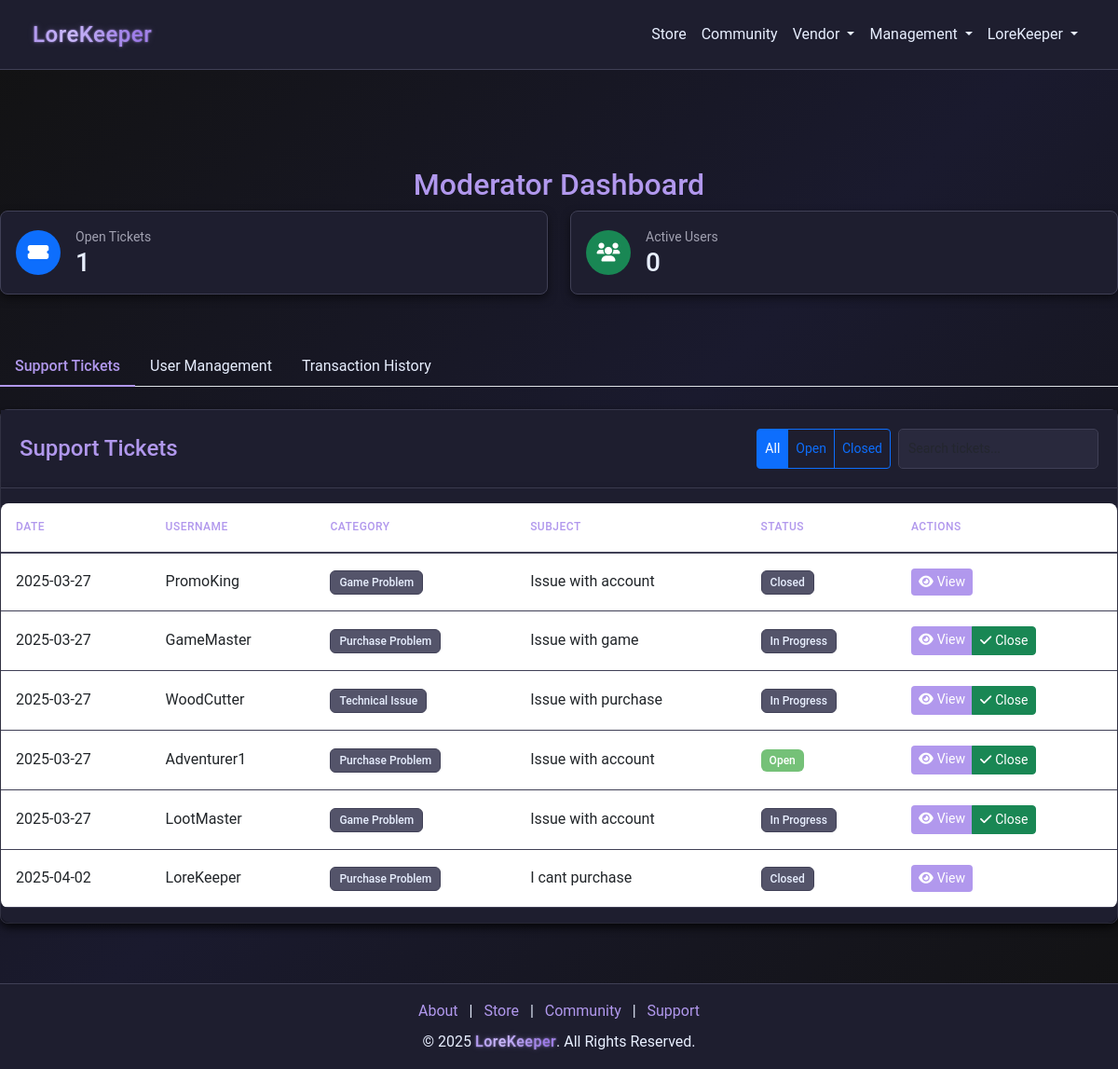
/moderator/dashboard (signed in), run on the app's committed database.
### models.py (models this page shows)
class SupportTicket(db.Model):
    __tablename__ = "support_tickets"
    id = db.Column(db.Integer, primary_key=True)
    user_id = db.Column(db.Integer, db.ForeignKey("users.id"), nullable=False)
    category = db.Column(db.String(100), nullable=False)
    subject = db.Column(db.String(100), nullable=False)
    message = db.Column(db.Text, nullable=False)
    status = db.Column(db.String(20), default="Open", index=True)
    created_at = db.Column(db.DateTime, default=datetime.utcnow)
    responses = db.relationship(
        "SupportTicketResponse",
        back_populates="ticket",
        lazy="dynamic",
        cascade="all, delete-orphan",
    )
    user = db.relationship("User", back_populates="tickets")

class User(db.Model):
    __tablename__ = "users"
    id = db.Column(db.Integer, primary_key=True)
    username = db.Column(db.String(64), nullable=False, index=True)
    email = db.Column(db.String(128), unique=True, nullable=False, index=True)
    password = db.Column(db.String(128), nullable=False)
    bio = db.Column(db.String(256), default="")
    privilege_id = db.Column(db.Integer, db.ForeignKey("privileges.id"), default=1)
    created_at = db.Column(db.DateTime, default=datetime.utcnow)
    status = db.Column(db.String(64), default="Active", index=True)
    balance = db.Column(db.Integer, default=0)
    pending_balance = db.Column(db.Integer, default=0)
    purchases = db.relationship(
        "Purchase", back_populates="user", lazy=True, cascade="all, delete-orphan"
    )
    subscription = db.relationship(
        "Subscription", back_populates="user", lazy=True, cascade="all, delete-orphan"
    )
    received_transactions = db.relationship(
        "Receipt", foreign_keys="Receipt.receiver_id", back_populates="receiver"
    )
    tickets = db.relationship("SupportTicket", back_populates="user")
    responses = db.relationship("SupportTicketResponse", back_populates="responder")
    balance_logs = db.relationship("TransactionLog", back_populates="user")
    game_states = db.relationship("GameState", back_populates="user")
    grindstone_items = db.relationship("GrindStoneItem", back_populates="user")
    community_posts = db.relationship("CommunityPost", back_populates="creator")
    community_replies = db.relationship("CommunityReply", back_populates="creator")

### app.py (the view)
@app.route("/moderator/dashboard", methods=["GET", "POST"])
@moderator_required
def moderator_dashboard():
    tickets = SupportTicket.query.all()
    return render_template(
        "moderator_dashboard.html",
        tickets=tickets,
        get_username_from_id=get_username_from_id,
    )

### app.py (called while the page is built)
@app.after_request
def add_header(response):
    response.headers["Cache-Control"] = "no-store"
    return response

@app.route("/get_username_from_id/<int:user_id>")
def get_username_from_id(user_id):
    user = User.query.filter_by(id=user_id).first()
    return user.username

@app.before_request
def before_request():
    try:
        if session.get("user_id"):
            session.permanent = True
        else:
            getCookie()
    except Exception:
        session.clear()

### wrappers.py (called while the page is built)
def moderator_required(f):
    @wraps(f)
    def decorated_function(*args, **kwargs):
        if not session.get("user_id"):
            flash("You must be logged in to access this page", "warning")
            return redirect(url_for("login"))
        if session.get("privilege_id") <= 998:
            flash("Moderator access required for this page", "warning")
            return redirect(url_for("home"))
        return f(*args, **kwargs)
    return decorated_function

### templates/moderator_dashboard.html (shortened to what this page needs)
{% extends "nav_footer_template.html" %}
{% block content %}
<div class="container mt-5 admin-dashboard">
    <h2 class="text-center" style="color: var(--accent-color);">Moderator Dashboard</h2>
    <div class="row mb-4">
        <div class="col-md-6">
            <div class="admin-card p-3">
                <div class="d-flex align-items-center">
                    <div class="stats-icon bg-primary">
                        <i class="fas fa-ticket-alt"></i>
                    </div>
                    <div class="ms-3">
                        <div class="small text-muted">Open Tickets</div>
                        <div class="h3 mb-0">{{ tickets|selectattr('status', 'eq', 'Open')|list|length }}</div>
                    </div>
                </div>
            </div>
        </div>
        <div class="col-md-6">
            <div class="admin-card p-3">
                <div class="d-flex align-items-center">
                    <div class="stats-icon bg-success">
                        <i class="fas fa-users"></i>
                    </div>
                    <div class="ms-3">
                        <div class="small text-muted">Active Users</div>
                        <div class="h3 mb-0">{{ users|selectattr('is_banned', 'eq', false)|list|length }}</div>
                    </div>
                </div>
            </div>
        </div>
    </div>
    <ul class="nav nav-tabs mb-4" id="moderatorTabs" role="tablist">
        <li class="nav-item">
            <a class="nav-link active" id="tickets-tab" data-bs-toggle="tab" href="#tickets" role="tab" style="color: var(--accent-color);">Support Tickets</a>
        </li>
        <li class="nav-item">
            <a class="nav-link" id="users-tab" data-bs-toggle="tab" href="#users" role="tab" style="color: var(--accent-color);">User Management</a>
        </li>
        <li class="nav-item">
            <a class="nav-link" id="transactions-tab" data-bs-toggle="tab" href="#transactions" role="tab" style="color: var(--accent-color);">Transaction History</a>
        </li>
    </ul>
    <div class="tab-content" id="moderatorTabContent">
        <div class="tab-pane fade show active" id="tickets" role="tabpanel">
            <div class="admin-card">
                <div class="card-header">
                    <div class="d-flex justify-content-between align-items-center">
                        <h5 class="card-title mb-0">Support Tickets</h5>
                        <div class="d-flex gap-2">
                            <div class="btn-group">
                                <button type="button" class="btn btn-sm btn-outline-primary active" onclick="filterTickets('all')">
                                    All
                                </button>
                                <button type="button" class="btn btn-sm btn-outline-primary" onclick="filterTickets('open')">
                                    Open
                                </button>
                                <button type="button" class="btn btn-sm btn-outline-primary" onclick="filterTickets('closed')">
                                    Closed
                                </button>
                            </div>
                            <input type="text" class="form-control form-control-sm" placeholder="Search tickets..." id="ticketSearch">
                        </div>
                    </div>
                </div>
                <div class="card-body p-0">
                    <div class="table-responsive">
                        <table class="table admin-table">
                            <thead>
                                <tr>
                                    <th>Date</th>
                                    <th>Username</th>
                                    <th>Category</th>
                                    <th>Subject</th>
                                    <th>Status</th>
                                    <th>Actions</th>
                                </tr>
                            </thead>
                            <tbody>
                                {% for ticket in tickets %}
                                <tr>
                                    <td>{{ ticket.created_at.strftime('%Y-%m-%d') }}</td>
                                    <td>{{ get_username_from_id(ticket.user_id) }}</td>
                                    <td>
                                        <span class="badge bg-secondary">{{ ticket.category }}</span>
                                    </td>
                                    <td>{{ ticket.subject }}</td>
                                    <td>
                                        <span class="badge {% if ticket.status == 'Open' %}bg-success{% else %}bg-secondary{% endif %}">
                                            {{ ticket.status }}
                                        </span>
                                    </td>
                                    <td>
                                        <div class="btn-group">
                                            <a href="{{ url_for('view_ticket', ticket_id=ticket.id) }}" class="btn btn-sm btn-primary">
                                                <i class="fas fa-eye me-1"></i>View
                                            </a>
                                            {% if ticket.status != 'Closed' %}
                                            <button type="button" class="btn btn-sm btn-success" onclick="closeTicket('{{ ticket.id }}')">
                                                <i class="fas fa-check me-1"></i>Close
                                            </button>
                                            {% endif %}
                                        </div>
                                    </td>
                                </tr>
                                {% endfor %}
                            </tbody>
                        </table>
                    </div>
                </div>
            </div>
        </div>
    </div>
</div>
{% endblock %}

### static/css/style.css (style rules this page uses)
:root { --background-color: #121212; --text-color: #E8EFFF; --text-muted: #a1a1b1; --accent-color: #b198ed; --card-background: #1e1e2f; --input-background: #29293d; --input-border: #404056; --btn-hover: #9b84d6; --store-btn-color: #ff7043; --store-btn-hover: #ff5722; --card-shadow: rgba(0, 0, 0, 0.5); --section-padding: 60px; --element-spacing: 20px; --accent-rgb: 177, 152, 237; --store-bg: #0d0d15; --store-card-bg: #1a1a2a; --store-accent: #b198ed; --store-text: #e8efff; --store-muted: #a1a1b1; --store-border: #2a2a40; --store-hover: #9b84d6; --basic-color: #5f9dff; --premium-color: #66bb6a; --ultimate-color: #ef5350; --primary-accent: #8a5cf7; --primary-light: #b198ed; --primary-dark: #6c40e0; --secondary-accent: #ff7043; --secondary-light: #ff9e80; --secondary-dark: #e64a19; --text-light: #e8efff; --card-bg: rgba(30, 30, 47, 0.95); --card-bg-hover: rgba(43, 43, 70, 0.95); --dark-bg: #121219; --border-color: rgba(255, 255, 255, 0.1); --success: #66bb6a; --danger: #ef5350; --warning: #ffa726; --info: #29b6f6; }
body { margin: 0; padding: 0; font-family: 'Roboto', sans-serif; background: linear-gradient(135deg, #121212, #1a1a2e, #121212); background-size: cover; background-repeat: no-repeat; background-attachment: fixed; color: var(--text-color); line-height: 1.6; display: flex; flex-direction: column; min-height: 100vh; overflow-x: hidden; -webkit-font-smoothing: antialiased; -moz-osx-font-smoothing: grayscale; text-rendering: optimizeLegibility; }
.navbar-brand, .nav-link { color: var(--text-color) !important; transition: color 0.2s ease-in-out; }
.card, .card-header, .card-body { background-color: var(--card-background); color: var(--text-color); border: none; border-radius: 10px; box-shadow: 0 4px 10px var(--card-shadow); }
.form-control { background-color: var(--input-background); border: 1px solid var(--input-border); color: var(--text-color); }
.text-muted { color: var(--text-muted) !important; }
.text-center { text-align: center; }
.mb-4 { margin-bottom: 1.5rem; }
.container { width: 100%; max-width: 1200px; margin: 0 auto; padding: 0 15px; box-sizing: border-box; }
.card-header { background-color: var(--card-background); border-bottom: 1px solid var(--input-border); text-align: center; padding: 20px; }
.card-body { padding: 30px; background-color: var(--card-background); border-radius: 0 0 10px 10px; }
.form-control { background-color: var(--input-background); border: 1px solid var(--input-border); color: var(--text-color); padding: 10px; border-radius: 5px; }
.card-body { padding: 30px; }
.btn-primary { background-color: var(--accent-color); border: none; transition: background-color 0.3s ease, transform 0.2s ease; }
.admin-dashboard { padding: 2rem 0; }
.admin-card { background-color: var(--card-background); border: 1px solid var(--input-border); border-radius: 8px; margin-bottom: 2rem; box-shadow: 0 4px 10px var(--card-shadow); }
.admin-card .card-title { color: var(--accent-color); font-size: 1.5rem; margin-bottom: 1.5rem; }
.admin-card .card-body { padding: 1.5rem; }
.admin-table { width: 100%; background-color: var(--card-background); color: var(--text-color); border-radius: 8px; overflow: hidden; margin-top: 1rem; }
.admin-table thead { background-color: var(--input-background); }
.admin-table th { color: var(--accent-color); font-weight: 600; padding: 1rem; border-bottom: 2px solid var(--input-border); }
.admin-table td { padding: 1rem; vertical-align: middle; border-bottom: 1px solid var(--input-border); }
.admin-table tbody tr { transition: background-color 0.3s ease; }
.badge { padding: 0.5em 1em; font-weight: 500; border-radius: 6px; }
.badge.bg-secondary { background-color: var(--input-background) !important; color: var(--text-color); border: 1px solid var(--input-border); }
.badge.bg-success { background-color: var(--success) !important; }
a, button, .btn, .nav-link, .form-control { transition: all 0.25s ease-in-out; }
.badge.bg-success { background-color: rgba(102, 187, 106, 0.9) !important; }
.badge.bg-secondary { background-color: rgba(66, 66, 90, 0.9) !important; }

### data on the page
SupportTicket: created_at "2025-03-27", category "Game Problem", subject "Issue with account", status "Closed"
User: username "PromoKing"
SupportTicket: created_at "2025-03-27", category "Purchase Problem", subject "Issue with game", status "In Progress"
User: username "GameMaster"
SupportTicket: created_at "2025-03-27", category "Technical Issue", subject "Issue with purchase", status "In Progress"
User: username "WoodCutter"
SupportTicket: created_at "2025-03-27", category "Purchase Problem", subject "Issue with account", status "Open"
User: username "Adventurer1"
SupportTicket: created_at "2025-03-27", category "Game Problem", subject "Issue with account", status "In Progress"
User: username "LootMaster"
SupportTicket: created_at "2025-04-02", category "Purchase Problem", subject "I cant purchase", status "Closed"
User: username "LoreKeeper"

### other printed values
{{ session['username'] }} "LoreKeeper"
{{ tickets|selectattr('status', 'eq', 'Open')|list|length }} "1"
{{ users|selectattr('is_banned', 'eq', false)|list|length }} "0"
